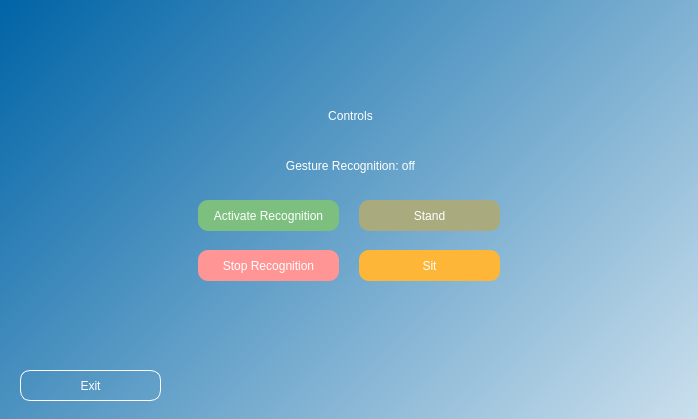
<?xml version="1.0" encoding="UTF-8"?>
<ui version="4.0">
 <class>Dialog</class>
 <widget class="QDialog" name="Dialog">
  <property name="geometry">
   <rect>
    <x>0</x>
    <y>0</y>
    <width>698</width>
    <height>419</height>
   </rect>
  </property>
  <property name="windowTitle">
   <string>Dialog</string>
  </property>
  <property name="styleSheet">
   <string notr="true">QWidget#widget{
background-color: qlineargradient(spread:pad, x1:0, y1:0, x2:1, y2:1, stop:0 rgba(0, 100, 166, 255), stop:1 rgba(255, 255, 255, 255));}</string>
  </property>
  <widget class="QWidget" name="widget" native="true">
   <property name="geometry">
    <rect>
     <x>0</x>
     <y>0</y>
     <width>701</width>
     <height>701</height>
    </rect>
   </property>
   <widget class="QLabel" name="label">
    <property name="geometry">
     <rect>
      <x>0</x>
      <y>90</y>
      <width>701</width>
      <height>51</height>
     </rect>
    </property>
    <property name="styleSheet">
     <string notr="true">color: rgb(255, 255, 255);
font: 75 20pt &quot;MS Shell Dlg 2&quot;;</string>
    </property>
    <property name="text">
     <string>Controls</string>
    </property>
    <property name="scaledContents">
     <bool>true</bool>
    </property>
    <property name="alignment">
     <set>Qt::AlignCenter</set>
    </property>
   </widget>
   <widget class="QPushButton" name="activateButton">
    <property name="geometry">
     <rect>
      <x>198</x>
      <y>200</y>
      <width>141</width>
      <height>31</height>
     </rect>
    </property>
    <property name="styleSheet">
     <string notr="true">border-radius: 10px;
background-color: rgb(124, 191, 126);
color: rgb(255, 255, 255);
font: 9pt &quot;MS Shell Dlg 2&quot;;</string>
    </property>
    <property name="text">
     <string>Activate Recognition</string>
    </property>
   </widget>
   <widget class="QPushButton" name="exitButton">
    <property name="geometry">
     <rect>
      <x>20</x>
      <y>370</y>
      <width>141</width>
      <height>31</height>
     </rect>
    </property>
    <property name="styleSheet">
     <string notr="true">border-radius: 10px;
border: 0.5px solid white;
color: rgb(255, 255, 255);
font: 9pt &quot;MS Shell Dlg 2&quot;;</string>
    </property>
    <property name="text">
     <string>Exit</string>
    </property>
   </widget>
   <widget class="QPushButton" name="stopButton">
    <property name="geometry">
     <rect>
      <x>198</x>
      <y>250</y>
      <width>141</width>
      <height>31</height>
     </rect>
    </property>
    <property name="styleSheet">
     <string notr="true">border-radius: 10px;
background-color: rgb(255, 149, 149);
color: rgb(255, 255, 255);
font: 9pt &quot;MS Shell Dlg 2&quot;;</string>
    </property>
    <property name="text">
     <string>Stop Recognition</string>
    </property>
   </widget>
   <widget class="QLabel" name="recognitionLabel">
    <property name="geometry">
     <rect>
      <x>0</x>
      <y>140</y>
      <width>701</width>
      <height>51</height>
     </rect>
    </property>
    <property name="styleSheet">
     <string notr="true">color: rgb(255, 255, 255);
font: 75 10pt &quot;MS Shell Dlg 2&quot;;</string>
    </property>
    <property name="text">
     <string>Gesture Recognition: off</string>
    </property>
    <property name="scaledContents">
     <bool>true</bool>
    </property>
    <property name="alignment">
     <set>Qt::AlignCenter</set>
    </property>
   </widget>
   <widget class="QPushButton" name="sitButton">
    <property name="geometry">
     <rect>
      <x>359</x>
      <y>250</y>
      <width>141</width>
      <height>31</height>
     </rect>
    </property>
    <property name="styleSheet">
     <string notr="true">border-radius: 10px;
background-color: rgb(254, 182, 56);
color: rgb(255, 255, 255);
font: 9pt &quot;MS Shell Dlg 2&quot;;</string>
    </property>
    <property name="text">
     <string>Sit</string>
    </property>
   </widget>
   <widget class="QPushButton" name="standButton">
    <property name="geometry">
     <rect>
      <x>359</x>
      <y>200</y>
      <width>141</width>
      <height>31</height>
     </rect>
    </property>
    <property name="styleSheet">
     <string notr="true">border-radius: 10px;
background-color: rgb(170, 170, 127);
color: rgb(255, 255, 255);
font: 9pt &quot;MS Shell Dlg 2&quot;;</string>
    </property>
    <property name="text">
     <string>Stand</string>
    </property>
   </widget>
  </widget>
 </widget>
 <resources/>
 <connections/>
</ui>
